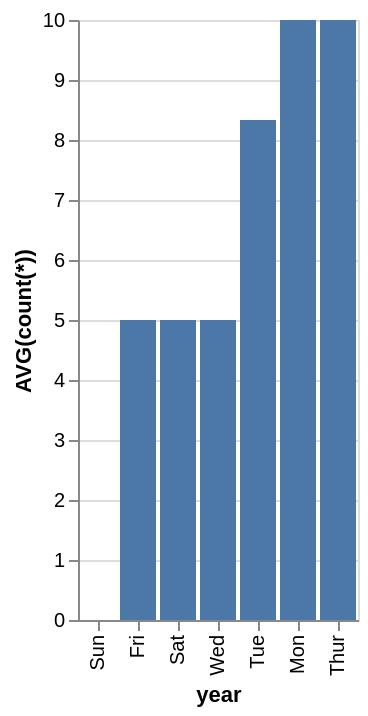

The Vega-Lite source for this figure:
### Vega-Lite specification from a JSON file in a GitHub repository (floating-point values rounded to 4 significant figures)
{"data": {"values": [{"x_data": "Sun", "y_data": 0}, {"x_data": "Fri", "y_data": 5}, {"x_data": "Sat", "y_data": 5}, {"x_data": "Wed", "y_data": 5}, {"x_data": "Tue", "y_data": 8.333}, {"x_data": "Mon", "y_data": 10}, {"x_data": "Thur", "y_data": 10}]}, "mark": "bar", "encoding": {"x": {"field": "x_data", "type": "nominal", "title": "year", "sort": {"op": "sum", "field": "y_data", "order": "ascending"}}, "y": {"field": "y_data", "type": "quantitative", "title": "AVG(count(*))"}}}
